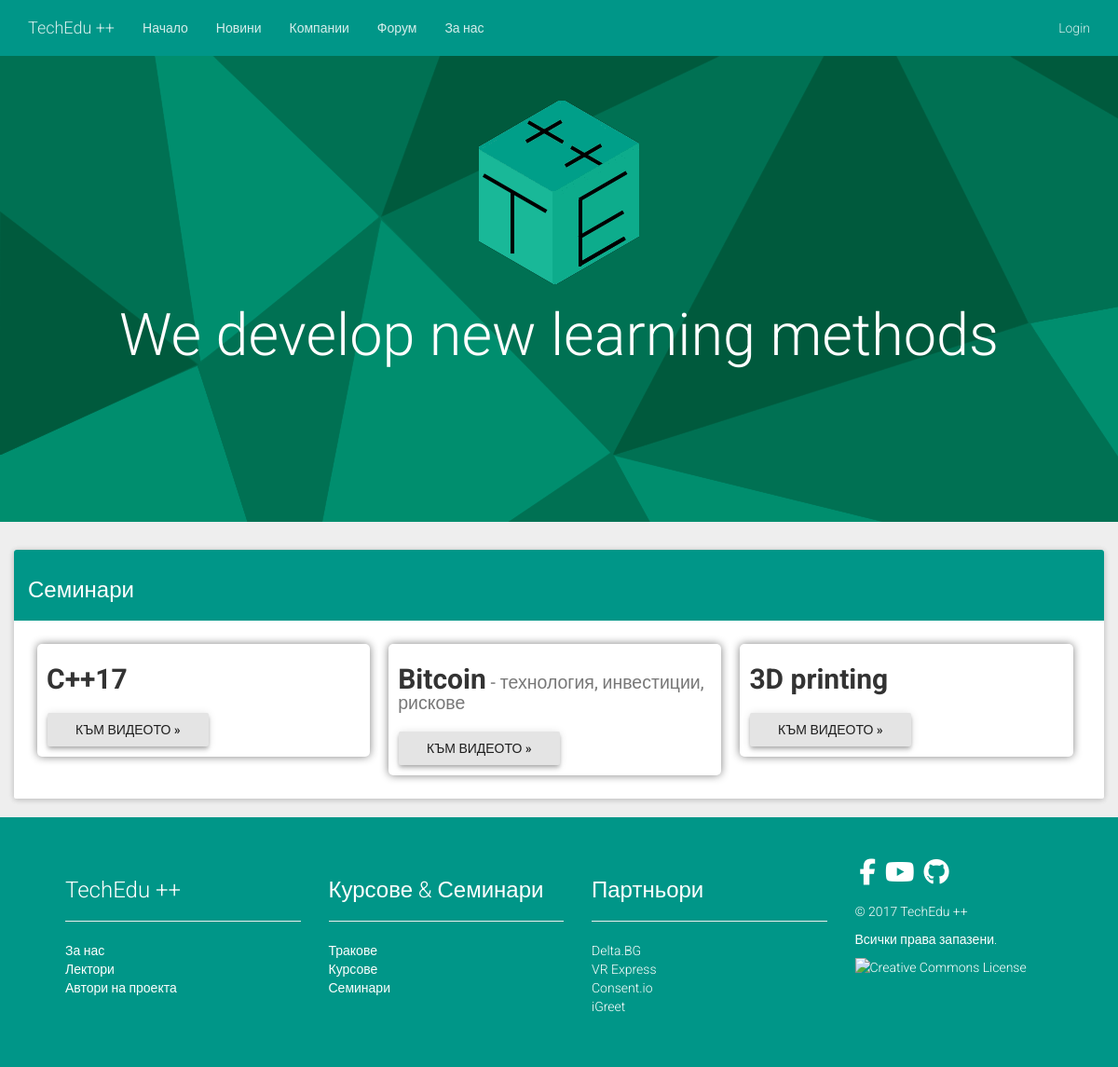
Screenshot of /trainings/seminars with the database file from the repository.
### tables this page shows
CREATE TABLE `Seminars` (
  `Num` bigint(20) UNSIGNED NOT NULL,
  `ID` text NOT NULL,
  `Name` text NOT NULL,
  `Link` text NOT NULL,
  `Source` text NOT NULL,
  `Label` text NOT NULL,
  `ExamLink` text,
  `Author` text NOT NULL
);

### lib/mysql.php (called while the page is built, shortened)
<?php
	class MySQL
	{
		public  $servername = "localhost";
		private $username = "root";
		private $password = "tts2002";
		public $conn;
		function __construct (string $dbname_param)
		{
			$this->dbname = $dbname_param;
			$this->conn = new mysqli ($this->servername, $this->username, $this->password, $this->dbname);
		}
		function query (string $command)
		{
			return ($this->conn->query ($command));
		}
	}
?>

### lib/get/seminars.php (the view, shortened to what this page needs)
<?php
	include_once ($_SERVER["DOCUMENT_ROOT"] . "/lib/mysql.php");
	$dbname = "Infocourse";
	$conn = new MySQL ($dbname);
	$sql = "SELECT * FROM `Seminars`";
	$result = $conn->query($sql);
	if ($result->num_rows > 0)
	{
		while($row = $result->fetch_assoc())
		{
			echo "<article class=\"course-item col-md-4\">";
			echo "<h2>{$row["Name"]}</h2>";
			echo "<a href=\"{$row["Link"]}\" role=\"button\" class=\"btn btn-raised active\">Към видеото »</a>";
			echo "</article>";
		}
	}
?>

### css/extension.css (style rules this page uses)
.course-item { background-color: #fff; box-shadow: 0 0 10px #808080; margin: 10px; padding: 1px 10px 1px; border-radius: 5px; position: relative; }
.course-item.col-md-4 h2 { font-weight: bold; }

### rows the page displays
seminars: Name "C++17"
seminars: Name "Bitcoin - технология, инвестиции, рискове"
seminars: Name "3D printing"
